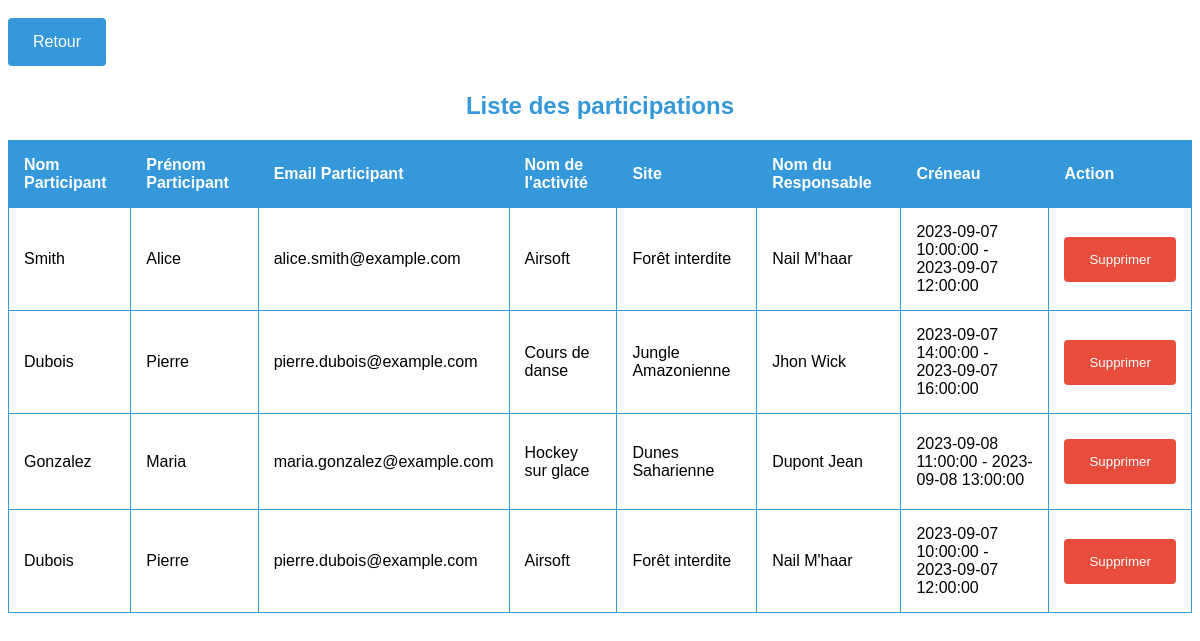
Page /Gestion/Activités/gestion_participations.php on the committed database.
### tables this page shows
CREATE TABLE `participation` (
  `id_part` int(11) NOT NULL,
  `id_act` int(11) NOT NULL,
  `num_participant` int(11) NOT NULL,
  `id_creneau` int(11) NOT NULL
);

CREATE TABLE `participant` (
  `num_participant` int(11) NOT NULL,
  `nom_participant` varchar(100) DEFAULT NULL,
  `prenom_participant` varchar(100) DEFAULT NULL,
  `mail_participant` varchar(100) DEFAULT NULL
);

CREATE TABLE `activite` (
  `id_act` int(11) NOT NULL AUTO_INCREMENT,
  `nom_act` varchar(100) DEFAULT NULL,
  `site` varchar(100) DEFAULT NULL,
  `num_resp` int(11) DEFAULT NULL,
  PRIMARY KEY (`id_act`)
);

CREATE TABLE `responsable` (
  `num_resp` int(11) NOT NULL AUTO_INCREMENT,
  `nom_resp` varchar(100) DEFAULT NULL,
  `prenom_resp` varchar(100) DEFAULT NULL,
  PRIMARY KEY (`num_resp`)
);

CREATE TABLE `creneau` (
  `id_creneau` int(11) NOT NULL,
  `heure_debut` datetime DEFAULT NULL,
  `heure_fin` datetime DEFAULT NULL
);

### Gestion/Activités/gestion_participations.php (the view, shortened to what this page needs)
<!DOCTYPE html>
<html lang="fr">
<head>
    <link rel="stylesheet" href="../../assets/css/style.css">
</head>
<body>
    <a href="../../dashboard.php" class="button">Retour</a>
    <h1 class="Title">Liste des participations</h1>
    <?php
    $participationsQuery = "SELECT pa.id_part, p.num_participant, p.nom_participant, p.prenom_participant, p.mail_participant,
                        a.nom_act, a.site, r.nom_resp, r.prenom_resp, c.heure_debut, c.heure_fin
                        FROM participation pa
                        JOIN activite a ON pa.id_act = a.id_act
                        JOIN responsable r ON a.num_resp = r.num_resp
                        JOIN creneau c ON pa.id_creneau = c.id_creneau
                        JOIN participant p ON pa.num_participant = p.num_participant";
    $participationsResult = mysqli_query($conn, $participationsQuery);
    if (mysqli_num_rows($participationsResult) > 0) {
        echo "<table border='1'>";
        echo "<tr><th>Nom Participant</th><th>Prénom Participant</th><th>Email Participant</th><th>Nom de l'activité</th><th>Site</th><th>Nom du Responsable</th><th>Créneau</th><th>Action</th></tr>";
        while ($participation = mysqli_fetch_assoc($participationsResult)) {
            echo "<tr>";
            echo "<td>{$participation['nom_participant']}</td>";
            echo "<td>{$participation['prenom_participant']}</td>";
            echo "<td>{$participation['mail_participant']}</td>";
            echo "<td>{$participation['nom_act']}</td>";
            echo "<td>{$participation['site']}</td>";
            echo "<td>{$participation['nom_resp']} {$participation['prenom_resp']}</td>";
            echo "<td>{$participation['heure_debut']} - {$participation['heure_fin']}</td>";
            echo "<td><form method='POST' action=''><input type='hidden' name='id_participation' value='{$participation['id_part']}'>";
            echo "<button class=\"bt3\" type=\"submit\" name=\"supprimer\">Supprimer</button>";
            echo "</form></td>";
            echo "</tr>";
        }
        echo "</table>";
    } else {
        echo "<div class='err_message'>Aucune participation trouvée.</div>";
    }
    ?>
</body>
</html>

### assets/css/style.css (style rules this page uses)
body { font-family: "Poppins", sans-serif; background-color: var(--first-color); }
h1.Title { text-align: center; margin-bottom: 20px; color: #3498db; font-size: 24px; }
table { width: 100%; border-collapse: collapse; margin-bottom: 20px; }
table, th, td { border: 1px solid #3498db; }
th, td { padding: 15px; text-align: left; }
th { background-color: #3498db; color: #ffffff; }
.button_edit, a.button, a.button2, a.button3, button.bt, button.bt2, button.bt3 { display: inline-block; padding: 15px 25px; margin: 10px 0; color: #ffffff; text-decoration: none; border-radius: 4px; border: none; cursor: pointer; transition: background-color 0.5s ease; }
.button_edit, a.button, button.bt { background-color: #3498db; }
a.button3, button.bt3 { background-color: #e74c3c; }

### rows in the picture
participation: participant.nom_participant "Smith", participant.prenom_participant "Alice", participant.mail_participant "alice.smith@example.com", id_act.nom_act "Airsoft", id_act.site "Forêt interdite", responsable.nom_resp "Nail", responsable.prenom_resp "M'haar", id_creneau.heure_debut "2023-09-07 10:00:00", id_creneau.heure_fin "2023-09-07 12:00:00"
participation: participant.nom_participant "Dubois", participant.prenom_participant "Pierre", participant.mail_participant "pierre.dubois@example.com", id_act.nom_act "Cours de danse", id_act.site "Jungle Amazonienne", responsable.nom_resp "Jhon", responsable.prenom_resp "Wick", id_creneau.heure_debut "2023-09-07 14:00:00", id_creneau.heure_fin "2023-09-07 16:00:00"
participation: participant.nom_participant "Gonzalez", participant.prenom_participant "Maria", participant.mail_participant "maria.gonzalez@example.com", id_act.nom_act "Hockey sur glace", id_act.site "Dunes Saharienne", responsable.nom_resp "Dupont", responsable.prenom_resp "Jean", id_creneau.heure_debut "2023-09-08 11:00:00", id_creneau.heure_fin "2023-09-08 13:00:00"
participation: participant.nom_participant "Dubois", participant.prenom_participant "Pierre", participant.mail_participant "pierre.dubois@example.com", id_act.nom_act "Airsoft", id_act.site "Forêt interdite", responsable.nom_resp "Nail", responsable.prenom_resp "M'haar", id_creneau.heure_debut "2023-09-07 10:00:00", id_creneau.heure_fin "2023-09-07 12:00:00"
